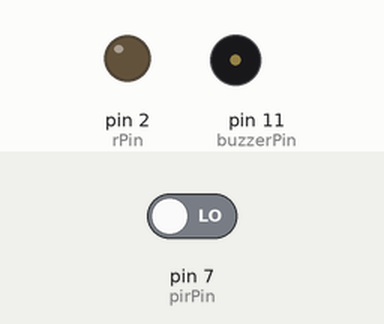
The sketch below on a simulated Arduino Uno, built with avr-gcc and run on an emulated ATmega328P. Shown: output pins drawn as LEDs (lit = HIGH), buzzer (waves = sounding). Inputs (shaded band) come from the test bench; at power-on: pin 7 (pirPin) LOW.

Above: at 1.2 s.
1.3 s: pin 7 (pirPin) driven HIGH
At 2.4 s:
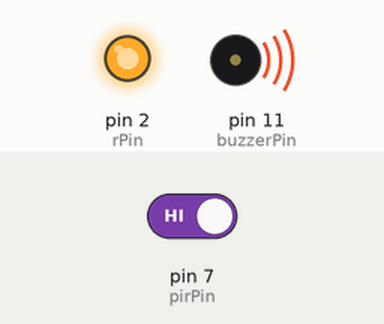
2.8 s: pin 7 (pirPin) driven LOW
At 3.6 s:
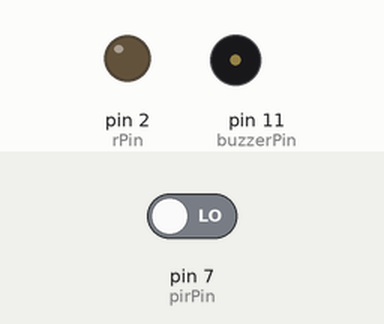
Timing chart, 0 to 5.8 s (numbered marks = the images above; inputs shaded):
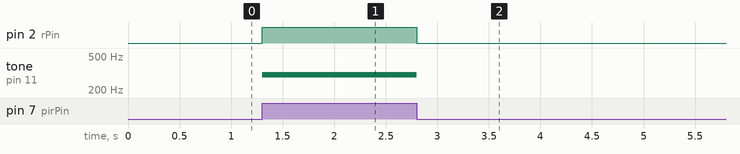

Measured:
- after the input at 1.3 s, pin 2 (rPin): LOW → HIGH at once; tone on pin 11 (buzzerPin): silent → 300 Hz at once
- after the input at 2.8 s, pin 2 (rPin): HIGH → LOW at once; tone on pin 11 (buzzerPin): 300 Hz → silent at once

The sketch:

PIR_motion_.ino
```cpp
int pirPin = 7; // PIR pin
int rPin = 2; // LED pin
int degerPirPin = 0;
int buzzerPin = 11;
void setup() {
  pinMode(pirPin, INPUT);
  pinMode(rPin, OUTPUT);
}
void loop() {
  degerPirPin = digitalRead(pirPin);
 if (degerPirPin == HIGH) {
    digitalWrite(rPin, HIGH);
    tone(buzzerPin,300);
    delay(500);
    }
  else{
    digitalWrite(rPin,LOW);
    noTone(buzzerPin);
  }
}
```
